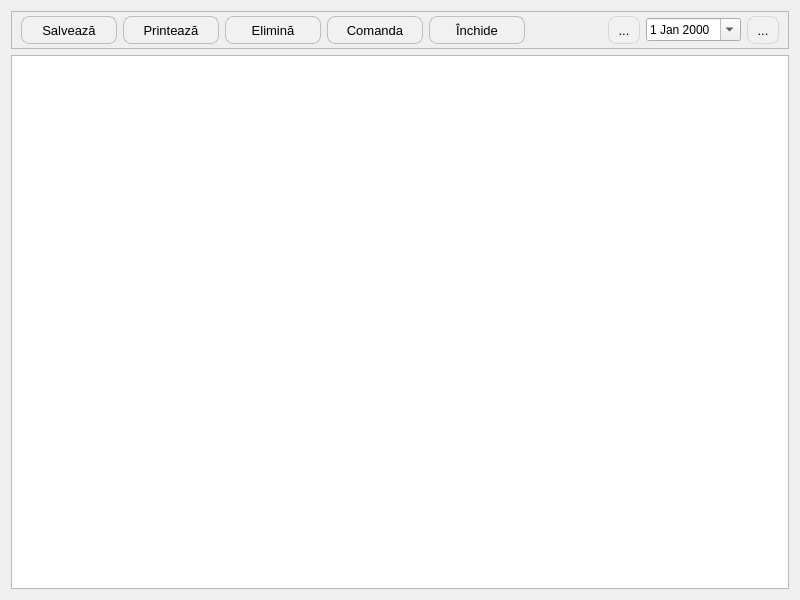
<?xml version="1.0" encoding="UTF-8"?>
<ui version="4.0">
 <class>DocAppointmentsPatients</class>
 <widget class="QDialog" name="DocAppointmentsPatients">
  <property name="geometry">
   <rect>
    <x>0</x>
    <y>0</y>
    <width>800</width>
    <height>600</height>
   </rect>
  </property>
  <property name="font">
   <font>
    <family>Segoe UI</family>
   </font>
  </property>
  <property name="windowTitle">
   <string>Dialog</string>
  </property>
  <layout class="QGridLayout" name="gridLayout_2">
   <item row="0" column="0">
    <widget class="QFrame" name="frame">
     <property name="frameShape">
      <enum>QFrame::StyledPanel</enum>
     </property>
     <property name="frameShadow">
      <enum>QFrame::Raised</enum>
     </property>
     <layout class="QGridLayout" name="gridLayout">
      <property name="topMargin">
       <number>4</number>
      </property>
      <property name="bottomMargin">
       <number>4</number>
      </property>
      <item row="0" column="3">
       <widget class="QToolButton" name="btnOrderEcho">
        <property name="minimumSize">
         <size>
          <width>96</width>
          <height>21</height>
         </size>
        </property>
        <property name="styleSheet">
         <string notr="true">QToolButton
{
    border: 1px solid rgba(0, 0, 0, 0.2);
    border-radius: 8px;
    background-color: #f1f1f1;
    color: #000000;
    font-size: 13px;
    padding: 4px 10px;
}
QToolButton:hover
{
    background-color: #e0e0e0;
}
QToolButton:pressed
{
    background-color: #d0d0d0;
}</string>
        </property>
        <property name="text">
         <string>Comanda</string>
        </property>
        <property name="icon">
         <iconset resource="../resource.qrc">
          <normaloff>:/img/orderEcho_x32.png</normaloff>:/img/orderEcho_x32.png</iconset>
        </property>
        <property name="toolButtonStyle">
         <enum>Qt::ToolButtonTextBesideIcon</enum>
        </property>
       </widget>
      </item>
      <item row="0" column="1">
       <widget class="QToolButton" name="btnPrint">
        <property name="minimumSize">
         <size>
          <width>96</width>
          <height>21</height>
         </size>
        </property>
        <property name="styleSheet">
         <string notr="true">QToolButton
{
    border: 1px solid rgba(0, 0, 0, 0.2);
    border-radius: 8px;
    background-color: #f1f1f1;
    color: #000000;
    font-size: 13px;
    padding: 4px 10px;
}
QToolButton:hover
{
    background-color: #e0e0e0;
}
QToolButton:pressed
{
    background-color: #d0d0d0;
}</string>
        </property>
        <property name="text">
         <string>Printează</string>
        </property>
        <property name="icon">
         <iconset resource="../resource.qrc">
          <normaloff>:/img/print.png</normaloff>:/img/print.png</iconset>
        </property>
        <property name="toolButtonStyle">
         <enum>Qt::ToolButtonTextBesideIcon</enum>
        </property>
       </widget>
      </item>
      <item row="0" column="6">
       <widget class="QToolButton" name="btnBackDay">
        <property name="styleSheet">
         <string notr="true">QToolButton
{
    border: 1px solid rgba(0, 0, 0, 0.1);
    border-radius: 8px;
    background-color: #f1f1f1;
    color: #000000;
    font-size: 13px;
    padding: 4px 4px;
}
QToolButton:hover
{
    background-color: #e0e0e0;
}
QToolButton:pressed
{
    background-color: #d0d0d0;
}</string>
        </property>
        <property name="text">
         <string>...</string>
        </property>
        <property name="icon">
         <iconset resource="../resource.qrc">
          <normaloff>:/img/oxygen/go-previous.png</normaloff>:/img/oxygen/go-previous.png</iconset>
        </property>
       </widget>
      </item>
      <item row="0" column="0">
       <widget class="QToolButton" name="btnWrite">
        <property name="minimumSize">
         <size>
          <width>96</width>
          <height>21</height>
         </size>
        </property>
        <property name="styleSheet">
         <string notr="true">QToolButton
{
    border: 1px solid rgba(0, 0, 0, 0.2);
    border-radius: 8px;
    background-color: #f1f1f1;
    color: #000000;
    font-size: 13px;
    padding: 4px 10px;
}
QToolButton:hover
{
    background-color: #e0e0e0;
}
QToolButton:pressed
{
    background-color: #d0d0d0;
}</string>
        </property>
        <property name="text">
         <string>Salvează</string>
        </property>
        <property name="icon">
         <iconset resource="../resource.qrc">
          <normaloff>:/img/accept_button.png</normaloff>:/img/accept_button.png</iconset>
        </property>
        <property name="toolButtonStyle">
         <enum>Qt::ToolButtonTextBesideIcon</enum>
        </property>
       </widget>
      </item>
      <item row="0" column="7">
       <widget class="QDateEdit" name="docDate">
        <property name="sizePolicy">
         <sizepolicy hsizetype="Minimum" vsizetype="Fixed">
          <horstretch>0</horstretch>
          <verstretch>0</verstretch>
         </sizepolicy>
        </property>
        <property name="minimumSize">
         <size>
          <width>95</width>
          <height>0</height>
         </size>
        </property>
        <property name="calendarPopup">
         <bool>true</bool>
        </property>
       </widget>
      </item>
      <item row="0" column="4">
       <widget class="QToolButton" name="btnClose">
        <property name="minimumSize">
         <size>
          <width>96</width>
          <height>21</height>
         </size>
        </property>
        <property name="styleSheet">
         <string notr="true">QToolButton
{
    border: 1px solid rgba(0, 0, 0, 0.2);
    border-radius: 8px;
    background-color: #f1f1f1;
    color: #000000;
    font-size: 13px;
    padding: 4px 10px;
}
QToolButton:hover
{
    background-color: #e0e0e0;
}
QToolButton:pressed
{
    background-color: #d0d0d0;
}</string>
        </property>
        <property name="text">
         <string>Închide</string>
        </property>
        <property name="icon">
         <iconset resource="../resource.qrc">
          <normaloff>:/img/close_x32.png</normaloff>:/img/close_x32.png</iconset>
        </property>
        <property name="toolButtonStyle">
         <enum>Qt::ToolButtonTextBesideIcon</enum>
        </property>
       </widget>
      </item>
      <item row="0" column="2">
       <widget class="QToolButton" name="btnRemove">
        <property name="minimumSize">
         <size>
          <width>96</width>
          <height>21</height>
         </size>
        </property>
        <property name="styleSheet">
         <string notr="true">QToolButton
{
    border: 1px solid rgba(0, 0, 0, 0.2);
    border-radius: 8px;
    background-color: #f1f1f1;
    color: #000000;
    font-size: 13px;
    padding: 4px 10px;
}
QToolButton:hover
{
    background-color: #e0e0e0;
}
QToolButton:pressed
{
    background-color: #d0d0d0;
}</string>
        </property>
        <property name="text">
         <string>Elimină</string>
        </property>
        <property name="icon">
         <iconset resource="../resource.qrc">
          <normaloff>:/img/clear_x32.png</normaloff>:/img/clear_x32.png</iconset>
        </property>
        <property name="toolButtonStyle">
         <enum>Qt::ToolButtonTextBesideIcon</enum>
        </property>
       </widget>
      </item>
      <item row="0" column="8">
       <widget class="QToolButton" name="btnNextDay">
        <property name="styleSheet">
         <string notr="true">QToolButton
{
    border: 1px solid rgba(0, 0, 0, 0.1);
    border-radius: 8px;
    background-color: #f1f1f1;
    color: #000000;
    font-size: 13px;
    padding: 4px 4px;
}
QToolButton:hover
{
    background-color: #e0e0e0;
}
QToolButton:pressed
{
    background-color: #d0d0d0;
}</string>
        </property>
        <property name="text">
         <string>...</string>
        </property>
        <property name="icon">
         <iconset resource="../resource.qrc">
          <normaloff>:/img/oxygen/go-next.png</normaloff>:/img/oxygen/go-next.png</iconset>
        </property>
       </widget>
      </item>
      <item row="0" column="5">
       <spacer name="horizontalSpacer">
        <property name="orientation">
         <enum>Qt::Horizontal</enum>
        </property>
        <property name="sizeHint" stdset="0">
         <size>
          <width>61</width>
          <height>20</height>
         </size>
        </property>
       </spacer>
      </item>
     </layout>
    </widget>
   </item>
   <item row="1" column="0">
    <widget class="QTableView" name="tableView"/>
   </item>
  </layout>
 </widget>
 <resources>
  <include location="../resource.qrc"/>
 </resources>
 <connections/>
</ui>
